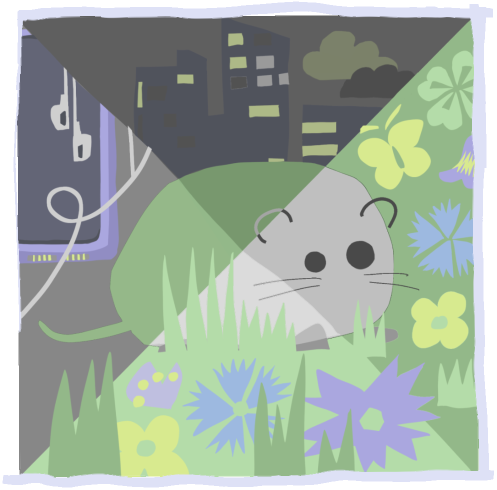
#> input picture assets/cropped/center-illustration.png, 994 x 980 px, found by its file name (shown at 1/2 size)
$ python fix_mouse_belly_precise.py
#> lines starting #> are read from the running program, lines starting #| are printed output that depends on the picture; after the words box and inside, x2 and y2 are one past the last pixel; in counts of white or black regions, pixels touching at a corner belong together; long printed decimals are rounded
# -*- coding: utf-8 -*-
"""Precisely restore mouse belly: paint face-gray over grass under the chin only."""
from __future__ import annotations

from collections import deque
from pathlib import Path

from PIL import Image, ImageDraw, ImageFilter

ROOT = Path(r"D:\D盘桌面\attic")
SRC = ROOT / "public" / "center-illustration.png"
TARGETS = [
    SRC,
    ROOT / "public" / "parts" / "center-illustration.png",
    ROOT / "assets" / "cropped" / "center-illustration.png",
    ROOT / "assets" / "full" / "center-illustration.png",
]
FACE = (191, 191, 191, 255)
BG = (0xDE, 0xE1, 0xF6)
PREVIEW = ROOT / "assets" / "illu-restore" / "belly-precise-preview.png"


def near(c, t, tol):
    return abs(c[0] - t[0]) + abs(c[1] - t[1]) + abs(c[2] - t[2]) <= tol


def main() -> None:
    im = Image.open(SRC).convert("RGBA")
#> im is the input picture: PIL image 994x980 RGBA; mean R, G, B, A 139.1, 153.2, 140.5, 233.6
    w, h = im.size
#> w = 994; h = 980
    px = im.load()

    # seed: known face area from earlier inspection
    seeds = []
    for y in range(int(h * 0.34), int(h * 0.52)):
        for x in range(int(w * 0.50), int(w * 0.68)):
            r, g, b, a = px[x, y]
            if a > 200 and near((r, g, b), (191, 191, 191), 16):
                seeds.append((x, y))
#> after the loop, seeds = 18340 pairs, first value 497 to 674, second value 335 to 508
    if not seeds:
        raise SystemExit("no face seed")

    # flood face gray CC
    face = set()
    q = deque(seeds[:200])
    for s in seeds[:200]:
        face.add(s)
#> this loop made 200 passes
#> s on passes 1 to 3: (650, 335), (651, 335), (652, 335)
#> after the loop, face = 200 items
    while q:
        x, y = q.popleft()
        for dy in (-1, 0, 1):
            for dx in (-1, 0, 1):
                nx, ny = x + dx, y + dy
                if not (0 <= nx < w and 0 <= ny < h) or (nx, ny) in face:
                    continue
                r, g, b, a = px[nx, ny]
                if a > 200 and near((r, g, b), (191, 191, 191), 20):
                    face.add((nx, ny))
                    q.append((nx, ny))
#> this loop made 53193 passes
#> after the loop, face = 53193 items

    fx0 = min(p[0] for p in face)
#> fx0 = 486
    fx1 = max(p[0] for p in face)
#> fx1 = 786
    fy0 = min(p[1] for p in face)
#> fy0 = 335
    fy1 = max(p[1] for p in face)
#> fy1 = 670
    print("face CC", len(face), "bbox", fx0, fy0, fx1, fy1)
#| face CC 53193 bbox 486 335 786 670

    # belly ellipse tucked under chin
    cx = (fx0 + fx1) / 2
#> cx = 636
    cy = fy1 - (fy1 - fy0) * 0.05
#> cy = 653.2
    brx = (fx1 - fx0) * 0.55
#> brx = 165
    bry = (fy1 - fy0) * 0.55
#> bry = 184.3

    mask = Image.new("L", (w, h), 0)
#> mask: PIL image 994x980 L; every value is 0
    draw = ImageDraw.Draw(mask)
    draw.ellipse([cx - brx, cy - bry * 0.15, cx + brx * 1.05, cy + bry * 1.35], fill=255)
    # clip mask to below mid-face
    for y in range(0, int(fy0 + (fy1 - fy0) * 0.45)):
        for x in range(w):
            if mask.getpixel((x, y)):
                mask.putpixel((x, y), 0)
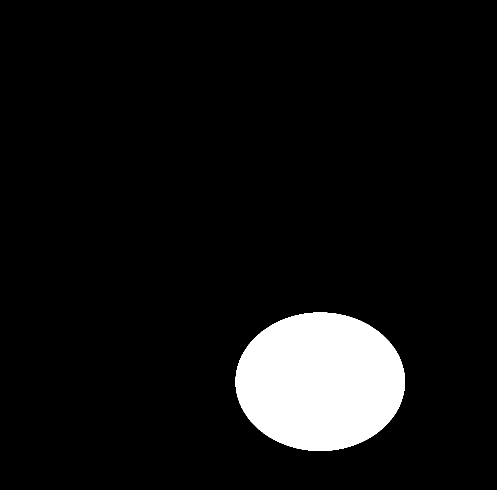
#> mask: PIL image 994x980 L (shown at 1/2 size); 7.6% white; 1 white region, box (x1, y1, x2, y2) and area: (471, 625, 810, 902) 73699

    mask = mask.filter(ImageFilter.GaussianBlur(1.2))

    painted = 0
    for y in range(h):
        for x in range(w):
            if mask.getpixel((x, y)) < 90:
                continue
            r, g, b, a = px[x, y]
            if a < 40:
                px[x, y] = FACE
                painted += 1
                continue
            # meadow / grass
            if g > 145 and g > r + 10 and g > b + 5 and r < 215:
                px[x, y] = FACE
                painted += 1
                continue
            # page bg / keyed white
            if near((r, g, b), BG, 45) or (r >= 225 and g >= 225 and b >= 230):
                px[x, y] = FACE
                painted += 1
#> after the loop, painted = 45270

    print("painted", painted, "ellipse", cx, cy, brx, bry)
#| painted 45270 ellipse 636.0 653.25 165.0 184.250
    PREVIEW.parent.mkdir(parents=True, exist_ok=True)
    im.crop((int(w * 0.30), int(h * 0.30), int(w * 0.78), int(h * 0.82))).save(PREVIEW)
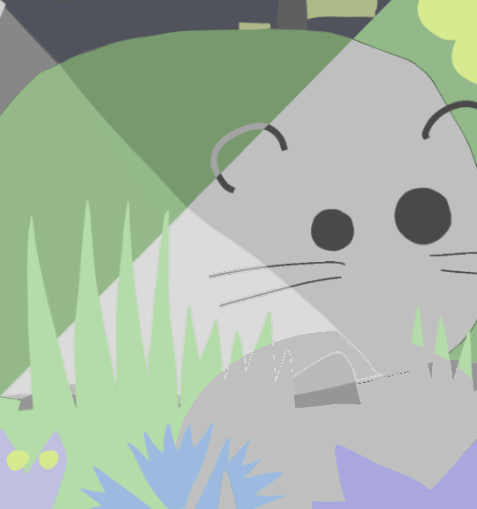
#> saved as belly-precise-preview.png: PIL image 477x509 RGBA; mean R, G, B, A 167, 182.3, 165.8, 255
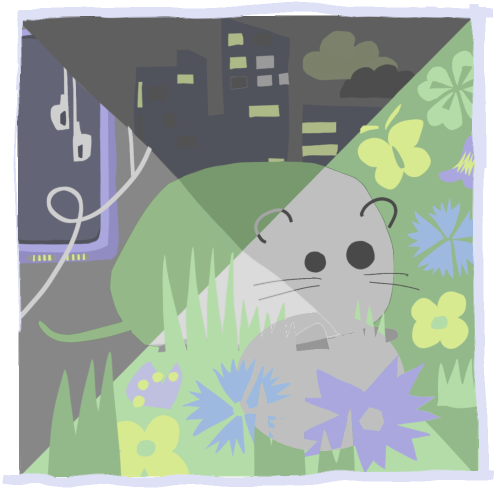
#> im: PIL image 994x980 RGBA (shown at 1/2 size); mean R, G, B, A 139.9, 152.3, 141.8, 233.6; transparent parts drawn white

    for dest in TARGETS:
        im.save(dest)
        print("wrote", dest.name)


if __name__ == "__main__":
    main()
